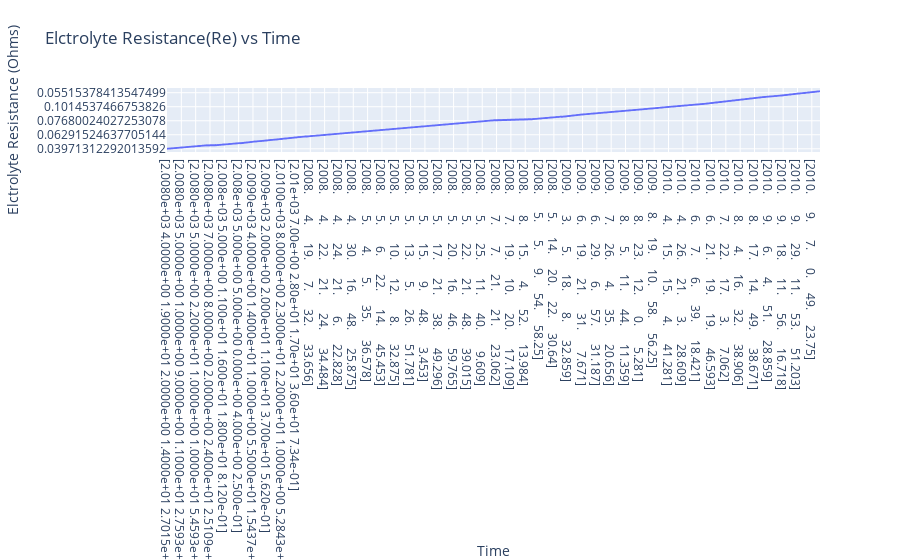

The notebook cell this image was saved under:
### Markdown cell above
Elctrolyte Resistance(Re) vs Time Plot

### Code cell
fig_Re=px.line(
    imp_data,
    x='start_time',
    y='Re',
    labels={'start_time':'Time', 'Re':'Elctrolyte Resistance (Ohms)'},
    title='Elctrolyte Resistance(Re) vs Time '
)
fig_Re.show()

### Figure 1 — Plotly figure (JSON) as saved in the notebook; plotly's stock layout.template omitted (floating-point values rounded to 4 significant figures; data arrays with more than 128 entries replaced by an {"elided": "..."} marker saying what was removed)
{"data": [{"hovertemplate": "Time=%{x}<br>Elctrolyte Resistance (Ohms)=%{y}<extra></extra>", "legendgroup": "", "line": {"color": "#636efa", "dash": "solid"}, "marker": {"symbol": "circle"}, "mode": "lines", "name": "", "showlegend": false, "type": "scattergl", "x": {"elided": "1956 str values"}, "xaxis": "x", "y": {"elided": "1956 str values"}, "yaxis": "y"}], "layout": {"legend": {"tracegroupgap": 0}, "title": {"text": "Elctrolyte Resistance(Re) vs Time "}, "xaxis": {"anchor": "y", "domain": [0, 1], "title": {"text": "Time"}}, "yaxis": {"anchor": "x", "domain": [0, 1], "title": {"text": "Elctrolyte Resistance (Ohms)"}}}}
